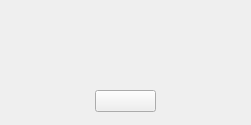
<?xml version="1.0" encoding="UTF-8"?>
<ui version="4.0">
 <class>ExceptionWindow</class>
 <widget class="QWidget" name="ExceptionWindow">
  <property name="geometry">
   <rect>
    <x>0</x>
    <y>0</y>
    <width>251</width>
    <height>125</height>
   </rect>
  </property>
  <property name="windowTitle">
   <string>Form</string>
  </property>
  <widget class="QWidget" name="verticalLayoutWidget">
   <property name="geometry">
    <rect>
     <x>10</x>
     <y>10</y>
     <width>231</width>
     <height>71</height>
    </rect>
   </property>
   <layout class="QVBoxLayout" name="verticalLayout">
    <item>
     <widget class="QLabel" name="label">
      <property name="text">
       <string/>
      </property>
      <property name="alignment">
       <set>Qt::AlignCenter</set>
      </property>
     </widget>
    </item>
   </layout>
  </widget>
  <widget class="QWidget" name="verticalLayoutWidget_2">
   <property name="geometry">
    <rect>
     <x>95</x>
     <y>89</y>
     <width>61</width>
     <height>25</height>
    </rect>
   </property>
   <layout class="QVBoxLayout" name="verticalLayout_2">
    <item>
     <widget class="QPushButton" name="pushButton">
      <property name="text">
       <string/>
      </property>
     </widget>
    </item>
   </layout>
  </widget>
 </widget>
 <resources/>
 <connections/>
</ui>
